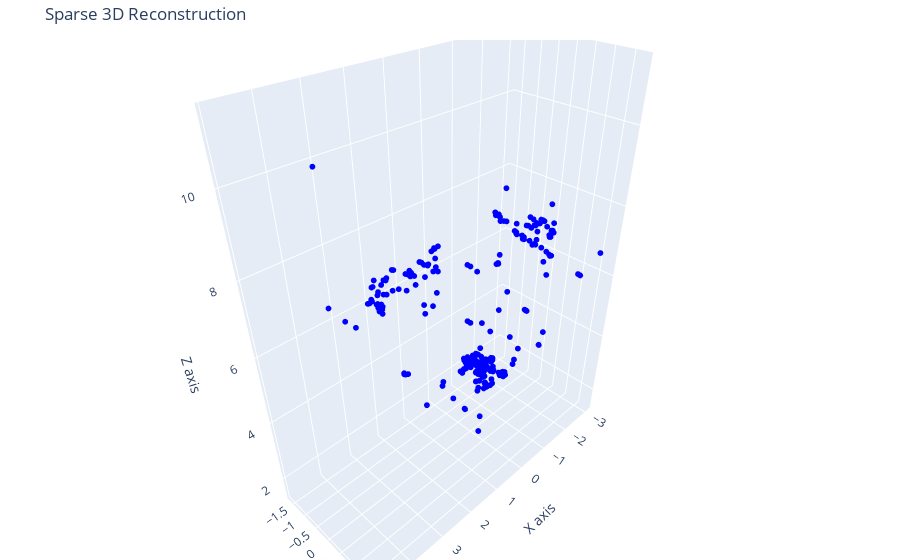

This figure's notebook cell:
### Code cell
import plotly.graph_objects as go

# 3D visualization using Plotly for better interactivity
x_vals = points_3d[0, :]
y_vals = points_3d[1, :]
z_vals = points_3d[2, :]

# Create a 3D scatter plot with Plotly
fig = go.Figure(data=[go.Scatter3d(
    x=x_vals,
    y=y_vals,
    z=z_vals,
    mode='markers',
    marker=dict(size=2, color='blue')
)])

# Set plot titles and labels
fig.update_layout(
    title="Sparse 3D Reconstruction",
    scene=dict(
        xaxis_title="X axis",
        yaxis_title="Y axis",
        zaxis_title="Z axis"
    ),
    margin=dict(l=0, r=0, b=0, t=40)  # Adjust margins for better visualization
)

# Show the interactive 3D plot in a new window
fig.show()

# Optionally, save the plot as an HTML file
# fig.write_html("3d_reconstruction.html")

### Figure 1 — Plotly figure (JSON) as saved in the notebook; plotly's stock layout.template omitted (floating-point values rounded to 4 significant figures; data arrays with more than 128 entries replaced by an {"elided": "..."} marker saying what was removed)
{"data": [{"marker": {"color": "blue", "size": 2}, "mode": "markers", "type": "scatter3d", "x": {"elided": "321 float values"}, "y": {"elided": "321 float values"}, "z": {"elided": "321 float values"}}], "layout": {"margin": {"b": 0, "l": 0, "r": 0, "t": 40}, "scene": {"xaxis": {"title": {"text": "X axis"}}, "yaxis": {"title": {"text": "Y axis"}}, "zaxis": {"title": {"text": "Z axis"}}}, "title": {"text": "Sparse 3D Reconstruction"}}}
